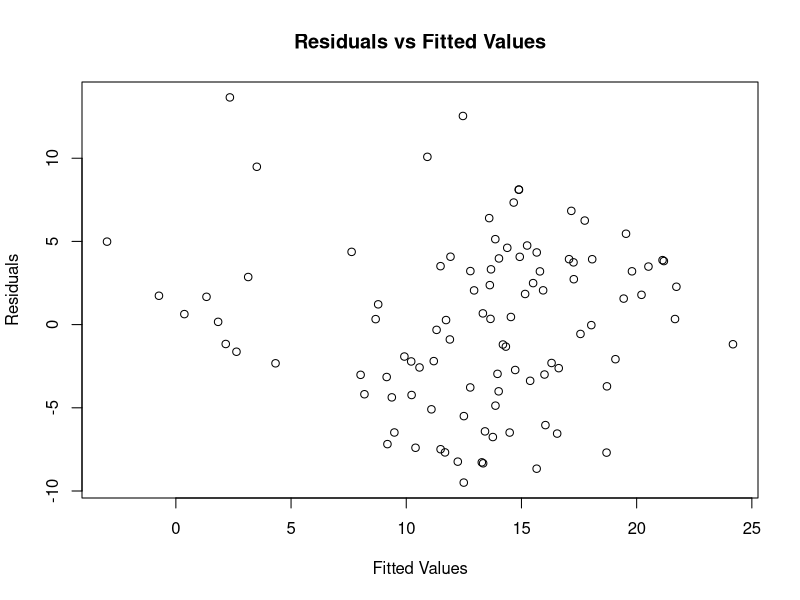
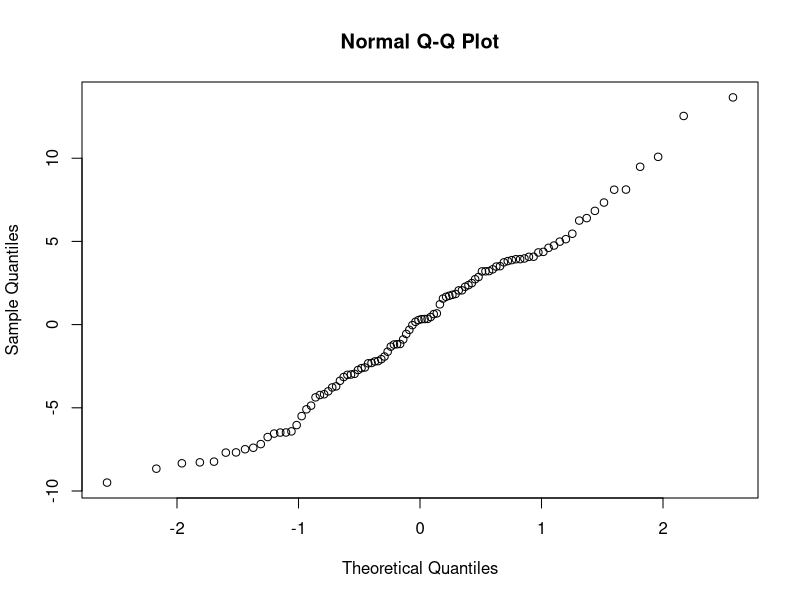

Source code (R) for these figures, in order:
## Predicting final rank in CFB playoff ranking given only 12 stats available to CFP committee ##

data <- readxl::read_excel("12stats.xlsx")
#data <- subset(data, Year != 2020) #For excluding 2020 season, if desired

G5 <- subset(data, G5 == 1) #For looking at ranked G5 teams only
ten <- subset(data, Rank >= 10) #For looking at Top 10 teams only

model <- stats::lm(data$Rank ~ A+B+C+D+E+F+G+H+I+J+K+L, data = data)
summary(model) #All teams

model.G5 <- lm(Rank ~ A+B+C+D+E+F+G+H+I+J+K+L, data = G5)
summary(model.G5) #G5 only

model.10 <- lm(Rank ~ A+B+C+D+E+F+G+H+I+J+K+L, data = ten)
summary(model.10) #Top 10 only

both <- step(model, direction = 'both')
#both.G5 <-step(model.G5, direction = 'both')
#both.10 <-step(model.10, direction = 'both')


new.model <- lm(Rank ~ A + D + F + J + K + L, data = data)
summary(new.model)

#new.model.G5 <- lm(Rank ~ B + D + E + G + H + J, data = G5)
#summary(new.model.5)

#new.model.10 <-lm(Rank ~ A + F + H + J + K, data = ten)
#summary(new.model.10)

# Confirm model is improved
# Would prefer this as a loop that just checks for new < old

BIC(model)
BIC(new.model)
AIC(model)
AIC(new.model)

#get matrix of coefficients and calculate estimate of y
coef <- new.model$coefficients
#clt <- data[which((data$Team == as.character("Charlotte")) & (data$Year = "2021"))] #This needs work

#Check model assumptions
res <- residuals(new.model)
fit.1 <- new.model$fitted.values
plot(fit.1, res, xlab='Fitted Values', ylab= 'Residuals', main='Residuals vs Fitted Values')
qqnorm(res)


#################
## Next steps: ##
#################

## Comparing results with quantile regression ##
qr <- quantreg::rq(Rank ~ A+B+C+D+E+F+G+H+I+J+K+L, tau = 0.5, data = data)
summary(qr)
both <- step(qr, direction = 'both')
new.qr <- quantreg::rq(Rank ~ A + B + D + F + I + J + L, tau = 0.5, data = data)
summary(new.qr)

## Loop and average across quantiles ##

## Add other predictors (since 12 stats alone are clearly not sufficient) ##

## Automate stat collection/update for future years ##
